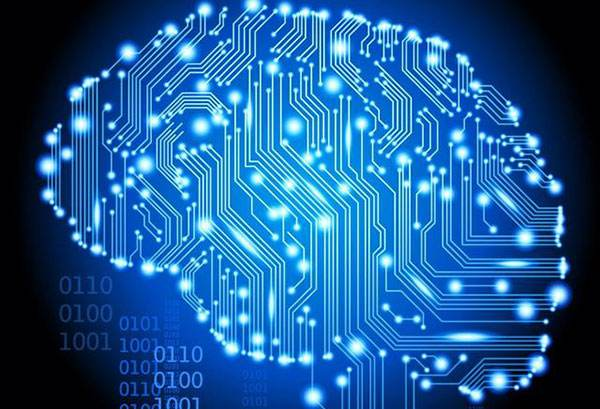
#> input picture test/test_opencv/dl.jpg, 600 x 409 px
$ python -i remove_black_border.py   (imports and definitions only)   (Python 2 division)   (older library calls are emulated)
#> lines starting #> are read from the running program, lines starting #| are printed output that depends on the picture; after the words box and inside, x2 and y2 are one past the last pixel; in counts of white or black regions, pixels touching at a corner belong together
"""
Created by Alex Wang on 2019-05-21
https://blog.csdn.net/u010333076/article/details/87900631

黑边是指视频中存在的黑色或白色边框，这类边框存在于很多视频中，由于黑边的存在，哈希值的提取收到了它的干扰，尤其对于dhash来说，影响非常大，容易造成误判。在v1.0排重算法中，采用的黑边去除方法是opencv自带的函数，该函数对于包含logo的黑边处理效果很差，而绝大部分黑边中都包含视频logo，因此仍然存在大部分黑边未被去除的情况，所以手工重写黑边去除算法。

1. 计算图像颜色直方图，求得颜色直方图的标准差，若标准差小于1024，则直接认定为不包含边框。（因为标准差越小说明颜色分布越均匀，越不可能出现纯色边框）
2. 将图像转换为二值图像，这里利用OTSU算法确定分割阈值，OTSU算法能够好的分割前景色与背景色。
3. 在二值图像的基础上，利用sobel算子计算出垂直与水平方向的边缘。
4. 对计算得到的边缘图像统计分别统计横纵方向的边缘长度占比以及区域内的像素均值。
5. 以中线折叠，取边缘最长的边，若其长度大于某一阈值，颜色均值不极端分布于黑色或白色，则认定该边缘为边框边缘。
6. 取一个视频内所有边缘，做NMS，取得统一的边框边缘，利用该边缘切割所有该视频的截图，得到最终结果。
"""

import os
import cv2
import numpy as np
from io import BytesIO
from PIL import Image
import base64

class BorderRm():
    # [58 lines left out: functions nms, remove_border_imgs, not called in this run]

    def detectBorder(self,im,ori,width,length,side):
        border = {}
        if side == 'X':
            im = im.T
            ori = ori.T

        for i,ix in enumerate(im):
            border[i] = (np.sum(ix)*0.003921568627451,np.sum(ori[i])*0.003921568627451)

        border = self.checkborder(border,width,length,side)
        return border

    def checkborder(self,border,width,length,side):
        border = [(k,border[k]) for k in sorted(border.keys())]
        Nborder = []
        colorSum = 0
        for i in range(int(length*0.375)):
            colorSum += border[i][1][1]+border[length-i-1][1][1]
            Nborder.append((i,border[i][1][0]+border[length-i-1][1][0],colorSum))

        res = sorted(Nborder,key=lambda N:N[1],reverse=True)[0]

        cw = res[0]
        Bvalue = res[1]*0.5
        Cvalue = res[2]*0.5/(cw+1)
        if side == 'Y':
            B = 0.30
            C = 0.40
        else:
            B = 0.40
            C = 0.40
        if Bvalue<width*B or (Cvalue>width*C and Cvalue<width*(1-C)):
            cw = 0
        return cw,length-cw

    def sobel(self,img):
        imgh,imgw = img.shape
        hist = cv2.calcHist([img], [0], None, [256], [0.0,255.0])
        hist = [ int(v[0]) for i,v in enumerate(hist.tolist())]
        std = np.std(np.array(hist))
        if std < 1024:
            return (0,imgw),(0,imgh)

        th,img = cv2.threshold(img,0,255,cv2.THRESH_OTSU)

        x = cv2.Sobel(img,cv2.CV_16S,1,0)
        y = cv2.Sobel(img,cv2.CV_16S,0,1)

        absX = cv2.convertScaleAbs(x)
        absY = cv2.convertScaleAbs(y)

        Yborder = self.detectBorder(absY,img,imgw,imgh,'Y')
        absX = absX[Yborder[0]:Yborder[1],:]
        img = img[Yborder[0]:Yborder[1],:]
        Xborder = self.detectBorder(absX,img,Yborder[1]-Yborder[0],imgw,'X')
        return Xborder,Yborder

# [9 lines not run here, left out]

>>> import cv2
>>> picture = cv2.imread('dl.jpg', cv2.IMREAD_GRAYSCALE)
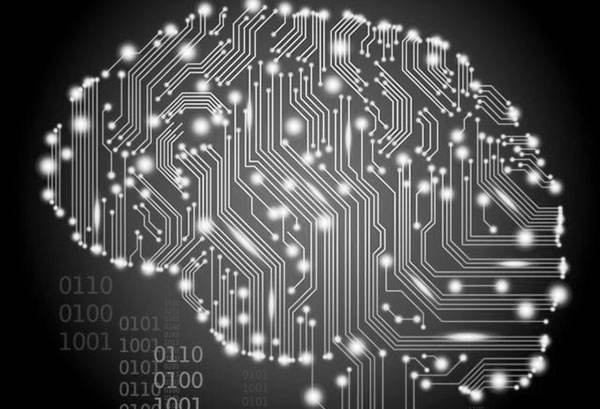
#> picture: shape (409, 600); min 0, max 255, mean 80.7
>>> result = BorderRm().sobel(picture)
#> in sobel, `hist = cv2.calcHist([img], [0], None, [256], [0.0,255.0])`: hist = 256 values, max 26675 at index 1, min 0 at index 255, mean 958.3
#> in sobel, `std = np.std(np.array(hist))`: std = 1690.8
#> in sobel, `th,img = cv2.threshold(img,0,255,cv2.THRESH_OTSU)`:
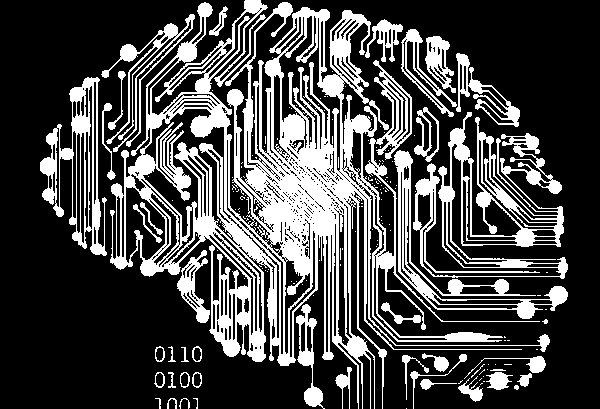
#> img: shape (409, 600); 27.9% white; 171 white regions (130 under 20 px), largest, box (x1, y1, x2, y2) and area: (110, 0, 550, 409) 42807, (413, 112, 568, 279) 7569, (40, 77, 107, 256) 3557
#> in sobel, `th,img = cv2.threshold(img,0,255,cv2.THRESH_OTSU)`: th = 107
#> in sobel, `absX = cv2.convertScaleAbs(x)`: absX: shape (409, 600); 30.1% white; 307 white regions (205 under 20 px), largest, box (x1, y1, x2, y2) and area: (109, 0, 475, 409) 50410, (110, 13, 196, 202) 5224, (68, 69, 108, 257) 3442
#> in sobel, `absY = cv2.convertScaleAbs(y)`:
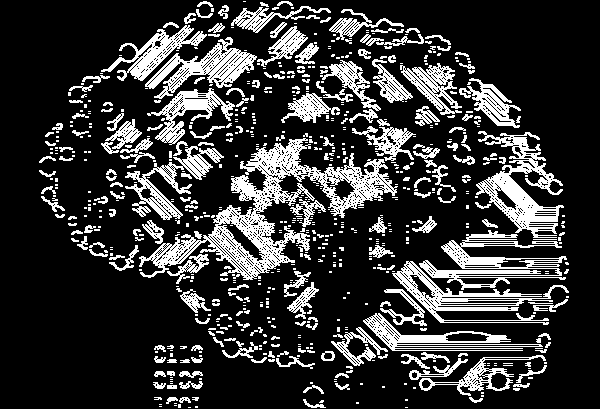
#> absY: shape (409, 600); 20.9% white in thin lines or dots, all inside (x1, y1, x2, y2) = (39, 1, 569, 408)
#> after the loop in detectBorder, `for i,ix in enumerate(im):`: border = 409 items
#> the loop in checkborder, `for i in range(int(length*0.375)):` made 153 passes
#> colorSum on passes 1 to 3: 37, 74, 124
#> after the loop in checkborder, `for i in range(int(length*0.375)):`: Nborder = 153 items, first 6: (0, 0, 37), (1, 39, 74), (2, 50, 124), (3, 48, 189), (4, 40, 260), (5, 37, 341); colorSum = 43211
#> in checkborder, `res = sorted(Nborder,key=lambda N:N[1],reverse=True)[0]`: res = (150, 402, 42333)
#> in checkborder, `cw = res[0]`: cw = 150
#> in checkborder, `Bvalue = res[1]*0.5`: Bvalue = 201
#> in checkborder, `Cvalue = res[2]*0.5/(cw+1)`: Cvalue = 140.2
#> in detectBorder, `border = self.checkborder(border,width,length,side)`: border = (150, 259)
#> in sobel, `absX = absX[Yborder[0]:Yborder[1],:]`:
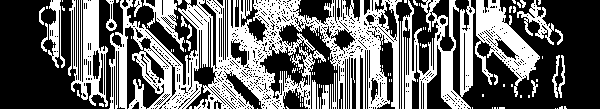
#> absX: shape (109, 600); 41.8% white; 106 white regions (78 under 20 px), largest, box (x1, y1, x2, y2) and area: (109, 0, 402, 109) 15168, (402, 0, 475, 109) 3807, (475, 0, 540, 97) 2447
#> in sobel, `img = img[Yborder[0]:Yborder[1],:]`:
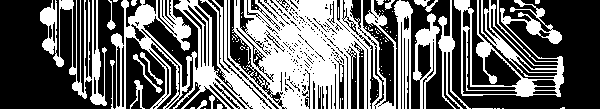
#> img: shape (109, 600); 40.7% white; 93 white regions (74 under 20 px), largest, box (x1, y1, x2, y2) and area: (111, 0, 397, 109) 16713, (454, 0, 564, 97) 3824, (40, 0, 107, 106) 2195
#> call 2 of detectBorder, with width = 109, length = 600, side = 'X'
#> in detectBorder (call 2), `im = im.T`:
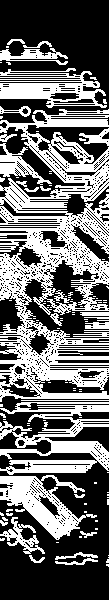
#> im: shape (600, 109); 41.8% white; 106 white regions (78 under 20 px), largest, box (x1, y1, x2, y2) and area: (0, 109, 109, 402) 15168, (0, 402, 109, 475) 3807, (0, 475, 97, 540) 2447
#> in detectBorder (call 2), `ori = ori.T`:
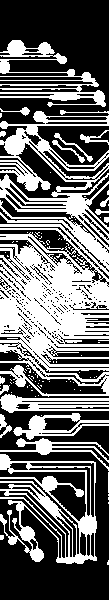
#> ori: shape (600, 109); 40.7% white; 93 white regions (74 under 20 px), largest, box (x1, y1, x2, y2) and area: (0, 111, 109, 397) 16713, (0, 454, 97, 564) 3824, (0, 40, 106, 107) 2195
#> after the loop in detectBorder (call 2), `for i,ix in enumerate(im):`: border = 600 items
#> the loop in checkborder (call 2), `for i in range(int(length*0.375)):` made 225 passes
#> colorSum on passes 1 to 3: 0, 0, 0
#> in detectBorder (call 2), `border = self.checkborder(border,width,length,side)`: border = (189, 411)
#> result = ((189, 411), (150, 259))
